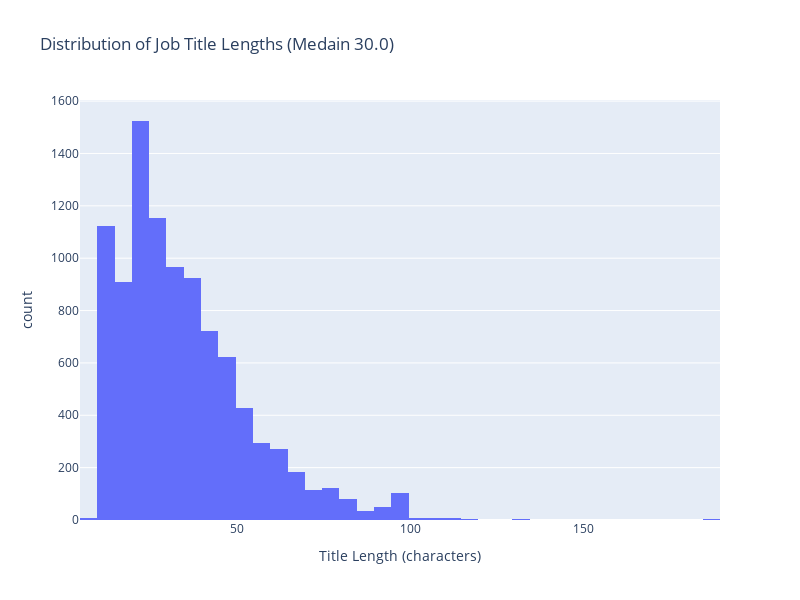

Source (notebook cell):
### Markdown cell above
#### Job Titles

### Code cell
title_length = data['title'].apply(len)
median_title_length =title_length.median()
fig = px.histogram(
    title_length,
    title = f'Distribution of Job Title Lengths (Medain {median_title_length})',
    width = 800,
    height = 600,
    labels = {
        'value': 'Title Length (characters)',
    },
    nbins = 45,
)
fig.layout.update(showlegend=False)
fig.show()

### Figure 1 — Plotly figure (JSON) as saved in the notebook; plotly's stock layout.template omitted (floating-point values rounded to 4 significant figures; data arrays with more than 128 entries replaced by an {"elided": "..."} marker saying what was removed)
{"data": [{"alignmentgroup": "True", "bingroup": "x", "hovertemplate": "variable=title<br>Title Length (characters)=%{x}<br>count=%{y}<extra></extra>", "legendgroup": "title", "marker": {"color": "#636efa"}, "name": "title", "nbinsx": 45, "offsetgroup": "title", "orientation": "v", "showlegend": true, "type": "histogram", "x": {"elided": "9666 int values"}, "xaxis": "x", "yaxis": "y"}], "layout": {"barmode": "relative", "height": 600, "legend": {"title": {"text": "variable"}, "tracegroupgap": 0}, "showlegend": false, "title": {"text": "Distribution of Job Title Lengths (Medain 30.0)"}, "width": 800, "xaxis": {"anchor": "y", "domain": [0, 1], "title": {"text": "Title Length (characters)"}}, "yaxis": {"anchor": "x", "domain": [0, 1], "title": {"text": "count"}}}}
